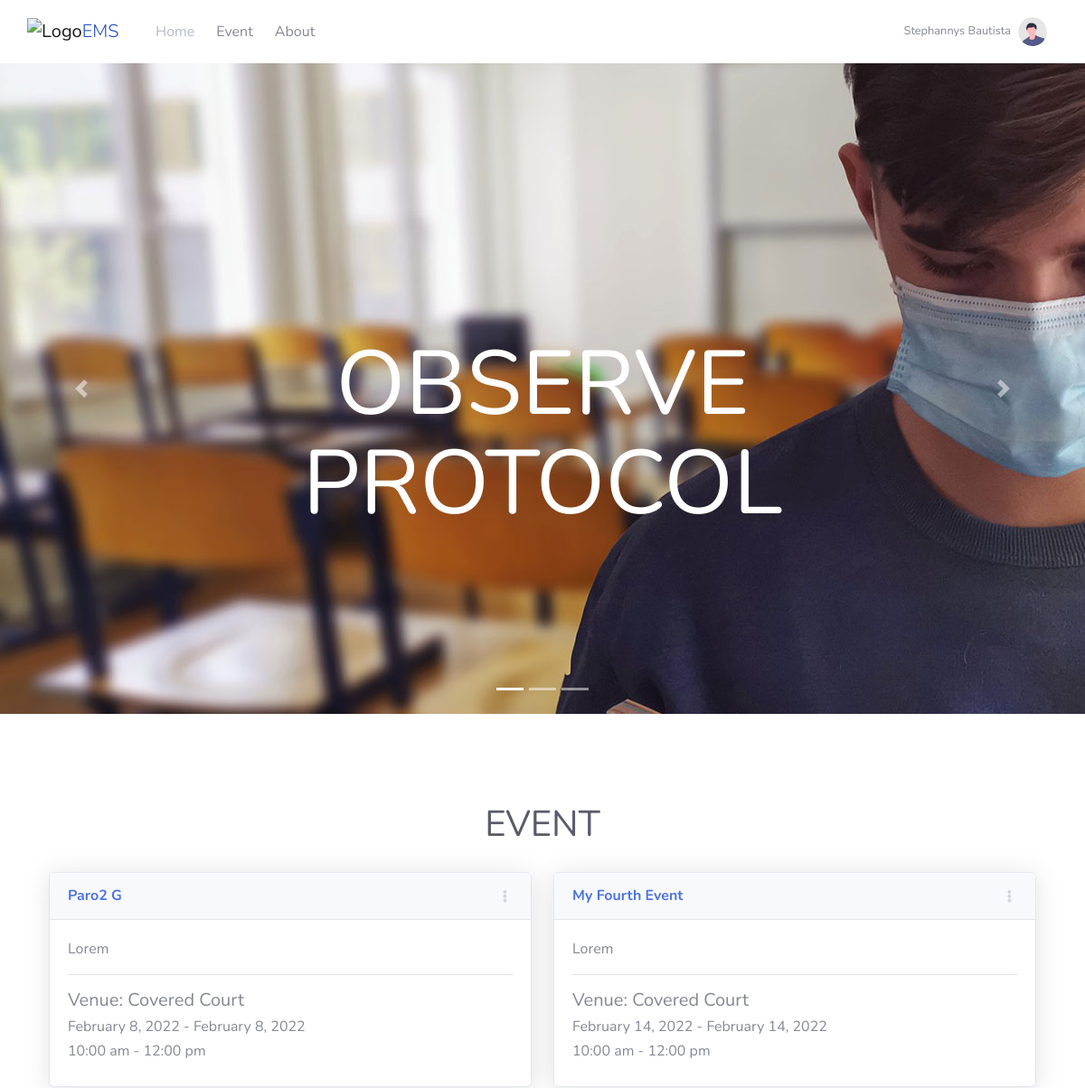
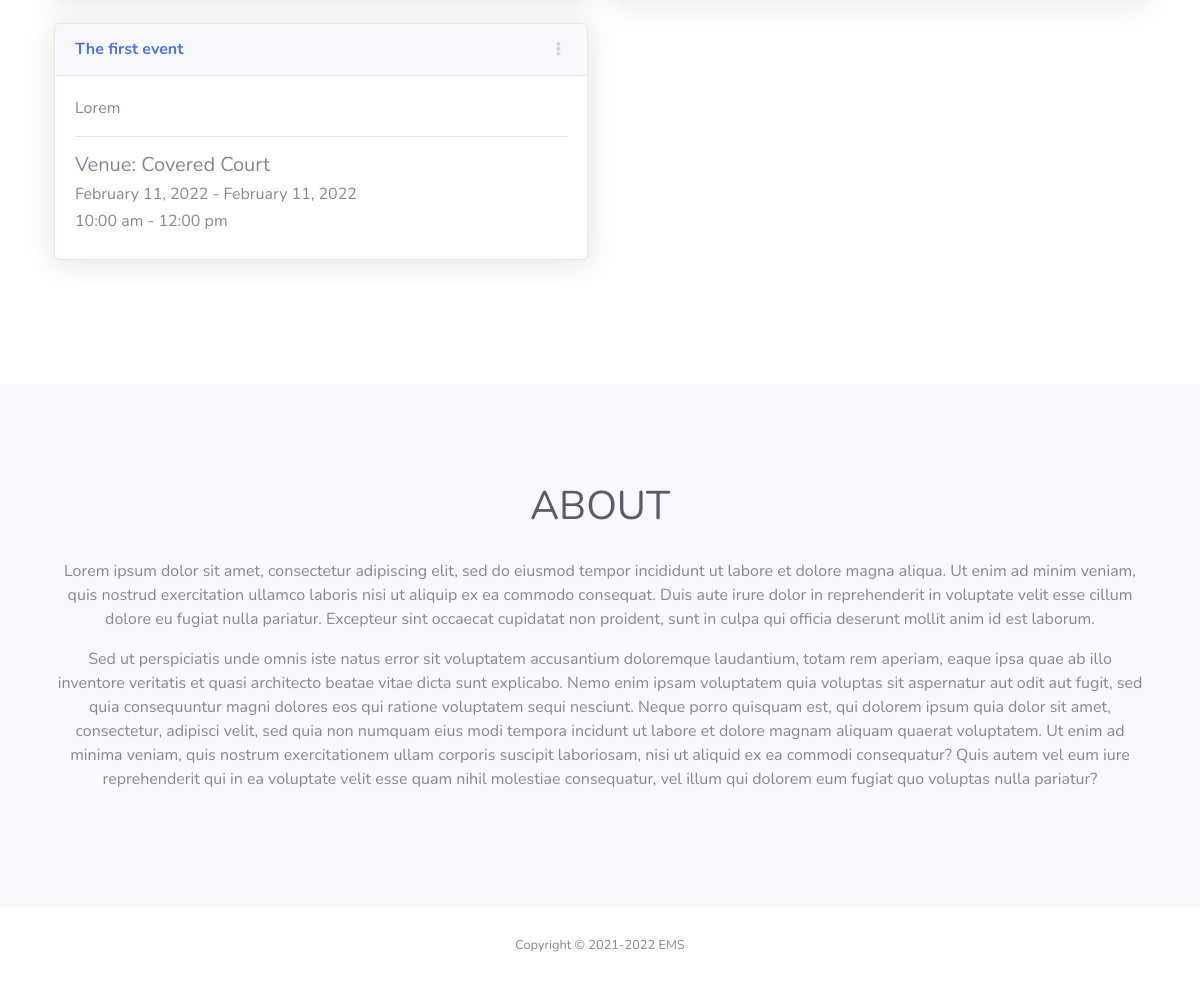
Page /pages/home.php (signed in) on the committed database (2 pictures, top to bottom).
### tables this page shows
CREATE TABLE `tbl_users` (
  `user_id` int(11) NOT NULL,
  `id_number` varchar(50) NOT NULL,
  `firstname` varchar(200) NOT NULL,
  `middlename` varchar(200) NOT NULL,
  `lastname` varchar(200) NOT NULL,
  `email` varchar(200) NOT NULL,
  `mobile_number` varchar(50) NOT NULL,
  `username` varchar(200) NOT NULL,
  `password` varchar(200) NOT NULL,
  `role` int(11) DEFAULT NULL,
  `role_all` int(11) NOT NULL
);

CREATE TABLE `tbl_event` (
  `event_id` int(11) NOT NULL,
  `title` varchar(200) NOT NULL,
  `event_desc` varchar(1000) NOT NULL,
  `venue` varchar(200) NOT NULL,
  `date_start` date DEFAULT NULL,
  `date_end` date DEFAULT NULL,
  `time_start` time DEFAULT NULL,
  `time_end` time DEFAULT NULL,
  `status` varchar(200) NOT NULL,
  `date_posted` date DEFAULT NULL,
  `time_posted` time DEFAULT NULL,
  `user_id` int(11) DEFAULT NULL,
  `invited_department` int(11) DEFAULT NULL,
  `invitee` int(11) DEFAULT NULL,
  `event_type` varchar(20) NOT NULL
);

### class/DbConnection.php (called while the page is built, shortened)
<?php
class DbConnection{
    private $host = 'localhost';
    private $username = 'root';
    private $password = '';
    private $database = 'ems';
    protected $connection;
    public function __construct(){
        if (!isset($this->connection)) {
            $this->connection = new mysqli($this->host, $this->username, $this->password, $this->database);
        }
        return $this->connection;
    }
}

### class/FetchUser.php (called while the page is built, shortened)
<?php
include_once('DbConnection.php');
class FetchUser extends DbConnection{
    public function details($sql){
        $query = $this->connection->query($sql);
        $row = $query->fetch_array();
        return $row;
    }
}

### class/FetchEvent.php (the view, shortened to what this page needs)
<?php
include_once('DbConnection.php');
class FetchEvent extends DbConnection{
    public function getEventDetails(){
        $sql = "SELECT * FROM tbl_event WHERE status = 'posted' ORDER BY event_id DESC LIMIT 4";
        $query = $this->connection->query($sql);
        if($query->num_rows > 0){
            while($row = $query->fetch_assoc()){
                echo '<div class="col-lg-6">
                        <div class="card shadow mb-4" data-aos="fade-down">
                            <div class="card-header py-3 d-flex flex-row align-items-center justify-content-between">
                                <h6 class="m-0 font-weight-bold text-primary">'.$row['title'].'</h6>
                                <div class="dropdown no-arrow">
                                    <a class="dropdown-toggle" href="#" role="button" id="dropdownMenuLink" data-toggle="dropdown" aria-haspopup="true" aria-expanded="false">
                                        <i class="fas fa-ellipsis-v fa-sm fa-fw text-gray-400"></i>
                                    </a>
                                    <div class="dropdown-menu dropdown-menu-right shadow animated--fade-in" aria-labelledby="dropdownMenuLink">
                                        <div class="dropdown-header">Dropdown Header:</div>
                                        <a class="dropdown-item" href="#">Action</a>
                                        <a class="dropdown-item" href="#">Another action</a>
                                        <div class="dropdown-divider"></div>
                                        <a class="dropdown-item" href="#">View</a>
                                    </div>
                                </div>
                            </div>
                            <div class="card-body">'.
                                $row['event_desc']
                            .'
                                <hr>
                                <h5>Venue: '.$row['venue'].'</h5>
                                <h6>'.date("F j, Y", strtotime($row['date_start'])).' - '.date("F j, Y", strtotime($row['date_end'])).'</h6>
                                <h6>'.date("g:i a", strtotime($row['time_start'])).' - '.date("g:i a", strtotime($row['time_end'])).'</h6>
                            </div>
                        </div>
                    </div>';
            }
        }
    }
}

### include/header.php (shortened to what this page needs)
<?php
	if(isset($_SESSION['user_id'])){
		include_once('../class/FetchUser.php');
		$user = new FetchUser();
		$sql = "SELECT a.*, b.* FROM tbl_users AS a LEFT JOIN tbl_role AS b ON a.role = b.id WHERE a.user_id = '".$_SESSION['user_id']."'";
		$row = $user->details($sql);
	}
?>
<!DOCTYPE html>
<html lang="en">
<head>
        <?php
			if (strpos($_SERVER['REQUEST_URI'], "pages") !== false){
		?>
                <link href="../vendor/fontawesome-free/css/all.min.css" rel="stylesheet" type="text/css">
                <link href="../css/sb-admin-2.min.css" rel="stylesheet">
                <link href="../css/ems.css" rel="stylesheet">
  				<link href="https://unpkg.com/aos@2.3.1/dist/aos.css" rel="stylesheet">
				<link href="../vendor/datatables/dataTables.bootstrap4.min.css" rel="stylesheet">
		<?php
			}
		?>
</head>
<body class="bg-gradient-primary" id="page-top">

### pages/home.php (shortened to what this page needs)
<?php
	include '../include/header.php';
?>
	<div id="wrapper">
        <div id="content-wrapper" class="d-flex flex-column">
        	<?php include '../include/nav.php'; ?>
                <div id="content">
					<?php
						include '../include/section_1.php';
						include '../include/section_2.php';
						include '../include/section_3.php';
					?>
                </div>
            <?php include '../include/footer_user.php'; ?>
        </div>
	</div>
<?php
	include '../include/footer.php';
?>

### include/nav.php (shortened to what this page needs)
<?php
    $page = substr($_SERVER["SCRIPT_NAME"],strrpos($_SERVER["SCRIPT_NAME"],"/")+1);
    include_once '../class/FetchCourse.php';
?>
<nav id="navbar_top" class="navbar navbar-expand navbar-light bg-white topbar mb-4 static-top shadow">
    <div class="container">
        <a href="home.php" class="navbar-brand">
            <img src="#" alt="Logo" class="brand-image img-circle elevation-3 aos-init aos-animate" style="opacity: .8" data-aos="zoom-in">
            <div id="cust-brand-text">
                <span class="brand-text font-weight-light">EMS</span>
            </div>
        </a>
        <ul class="navbar-nav">
            <li class="nav-item active">
                <a href="<?php if($page == 'home.php'){ echo '#home-sec'; }else{ echo 'home.php'; } ?>" class="nav-link">Home</a>
            </li>
            <li class="nav-item">
                <a href="<?php if($page == 'home.php'){ echo '#event-sec'; }else{ echo 'home.php'; } ?>" class="nav-link">Event</a>
            </li>
            <li class="nav-item">
                <a href="<?php if($page == 'home.php'){ echo '#about-sec'; }else{ echo 'home.php'; } ?>" class="nav-link">About</a>
            </li>
        </ul>
        <ul class="navbar-nav ml-auto">
            <li class="nav-item dropdown no-arrow">
                <a class="nav-link dropdown-toggle" href="#" id="userDropdown" role="button" data-toggle="dropdown" aria-haspopup="true" aria-expanded="false">
                    <span class="mr-2 d-none d-lg-inline text-gray-600 small">
                        <?php echo $row['firstname'].' '.$row['lastname']; ?>
                    </span>
                    <img class="img-profile rounded-circle" src="../img/undraw_profile.svg">
                </a>
            </li>
        </ul>
    </div>
</nav>

### include/section_1.php (shortened to what this page needs)
<section id="home-sec" class="">
    <div id="carouselExampleIndicators" class="carousel slide" data-ride="carousel">
        <ol class="carousel-indicators">
            <li data-target="#carouselExampleIndicators" data-slide-to="0" class="active"></li>
            <li data-target="#carouselExampleIndicators" data-slide-to="1" class=""></li>
            <li data-target="#carouselExampleIndicators" data-slide-to="2" class=""></li>
        </ol>
        <div class="carousel-inner">
            <div class="carousel-item active">
            <?php
                $page = substr($_SERVER["SCRIPT_NAME"],strrpos($_SERVER["SCRIPT_NAME"],"/")+1);
                if($page == 'index.php'){
                    echo '<div class="banner-content" style="background-image: url(img/banner/student-study.jpg);">';
                }
                else{
                    echo '<div class="banner-content" style="background-image: url(../img/banner/student-study.jpg);">';
                }
            ?>
                    <div class="container">
                        <h1 data-aos="zoom-in">OBSERVE PROTOCOL</h1>
                    </div>
                </div>
            </div>
        </div>
        <a class="carousel-control-prev" href="#carouselExampleIndicators" role="button" data-slide="prev">
            <span class="carousel-control-prev-icon" aria-hidden="true"></span>
        </a>
        <a class="carousel-control-next" href="#carouselExampleIndicators" role="button" data-slide="next">
            <span class="carousel-control-next-icon" aria-hidden="true"></span>
        </a>
    </div>
</section>

### include/section_2.php
<?php
    include_once '../class/FetchEvent.php';
?>
<section id="event-sec" class="section">
    <div class="container">
        <h2 class="m-0 text-dark custom-heading-h2" data-aos="fade-down">Event</h2>
        <div class="row">
            <?php
                $event = new FetchEvent();
                $event->getEventDetails();
            ?>
        </div>
    </div>
</section>

### include/section_3.php
<section id="about-sec" class="section">
    <div class="container">
        <h2 class="m-0 text-dark custom-heading-h2" data-aos="fade-down">About</h2>
        <p class="text-center" data-aos="fade-down">Lorem ipsum dolor sit amet, consectetur adipiscing elit, sed do eiusmod tempor incididunt ut labore et dolore magna aliqua. Ut enim ad minim veniam, quis nostrud exercitation ullamco laboris nisi ut aliquip ex ea commodo consequat. Duis aute irure dolor in reprehenderit in voluptate velit esse cillum dolore eu fugiat nulla pariatur. Excepteur sint occaecat cupidatat non proident, sunt in culpa qui officia deserunt mollit anim id est laborum.</p>
        <p class="text-center" data-aos="fade-down">Sed ut perspiciatis unde omnis iste natus error sit voluptatem accusantium doloremque laudantium, totam rem aperiam, eaque ipsa quae ab illo inventore veritatis et quasi architecto beatae vitae dicta sunt explicabo. Nemo enim ipsam voluptatem quia voluptas sit aspernatur aut odit aut fugit, sed quia consequuntur magni dolores eos qui ratione voluptatem sequi nesciunt. Neque porro quisquam est, qui dolorem ipsum quia dolor sit amet, consectetur, adipisci velit, sed quia non numquam eius modi tempora incidunt ut labore et dolore magnam aliquam quaerat voluptatem. Ut enim ad minima veniam, quis nostrum exercitationem ullam corporis suscipit laboriosam, nisi ut aliquid ex ea commodi consequatur? Quis autem vel eum iure reprehenderit qui in ea voluptate velit esse quam nihil molestiae consequatur, vel illum qui dolorem eum fugiat quo voluptas nulla pariatur?</p>
    </div>
</section>

### include/footer_user.php
<footer class="sticky-footer bg-white">
    <div class="container my-auto">
        <div class="copyright text-center my-auto">
            <span>Copyright &copy; 2021-<?php echo date("Y");?> EMS</span>
        </div>
    </div>
</footer>

### include/footer.php (shortened to what this page needs)
</body>
</html>

### css/ems.css (style rules this page uses)
.topbar.navbar-light .navbar-nav .nav-item.active .nav-link { color: #b7b9cc; }
.topbar.navbar-light .navbar-nav .nav-item .nav-link { color: #858796; }
#navbar_top { margin-bottom: 0 !important; }
#event-sec { background-color: #fff; }
.navbar-brand { width: 10%; text-align: center; display: flex; }
#cust-brand-text span { color: #224abe; }
#home-sec { background-size: cover; }
#home-sec h1 { padding: 300px 200px 200px 200px; text-align: center; font-size: 100px; line-height: 110px; color: #fff; margin: 0; }
.custom-heading-h2 { text-align: center; padding-bottom: 30px; font-size: 40px; line-height: 45px; text-transform: uppercase; }
.section { padding: 100px 0; }

### rows in the picture
tbl_users: firstname "Stephannys", lastname "Bautista"
tbl_event: title "Paro2 G", event_desc "Lorem", venue "Covered Court", date_start "February 8, 2022", date_end "February 8, 2022", time_start "10:00 am", time_end "12:00 pm"
tbl_event: title "My Fourth Event", event_desc "Lorem", venue "Covered Court", date_start "February 14, 2022", date_end "February 14, 2022", time_start "10:00 am", time_end "12:00 pm"
tbl_event: title "The first event", event_desc "Lorem", venue "Covered Court", date_start "February 11, 2022", date_end "February 11, 2022", time_start "10:00 am", time_end "12:00 pm"
